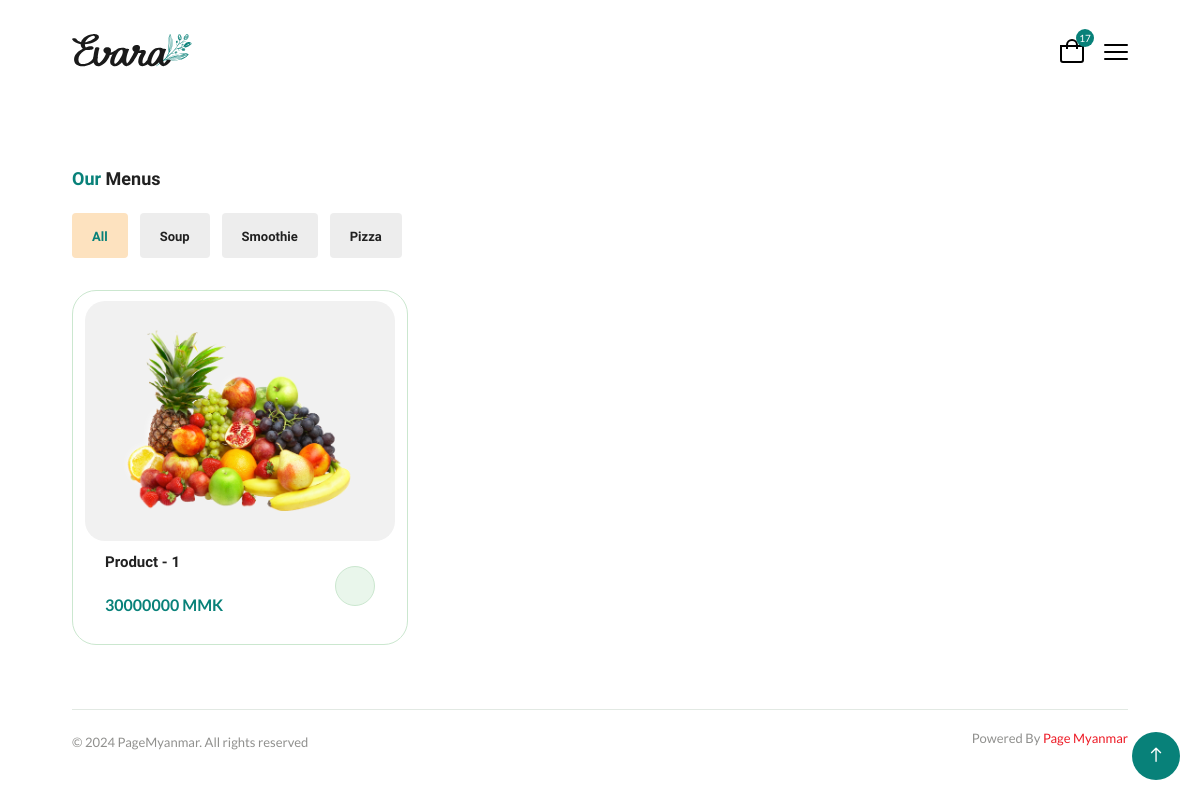
Screenshot of /order/1/ with the database file from the repository.
### app/models.py (models this page shows, shortened)
class CategoryModel(models.Model):
    name = models.CharField(max_length=200)
    created_at = models.DateTimeField(auto_now_add=True)
    updated_at = models.DateTimeField(auto_now=True)

class ProductModel(models.Model):
    name = models.CharField(max_length=200)
    image = models.ImageField(upload_to='product/')
    size = models.ManyToManyField(SizeModel)
    meat = models.ManyToManyField(MeatModel)
    spicy = models.ManyToManyField(SpicyModel)
    price = models.IntegerField(default=0,null=True,blank=True)
    stock = models.BooleanField(default=False)
    category = models.ForeignKey(CategoryModel,on_delete=models.SET_NULL,null=True,default=None)
    created_at = models.DateTimeField(auto_now_add=True)
    updated_at = models.DateTimeField(auto_now=True)

### app/views.py (the view)
# urls.py: path('order/<int:id>/',Order),
def Order(request, id):
    table = TableModel.objects.get(id=id)
    products = ProductModel.objects.all().order_by('-created_at')
    categories = CategoryModel.objects.all().order_by('-created_at')
    context = {
        "table": table,
        "products": products,
        "categories": categories,
    }
    return render(request, 'order.html',context)

### app/context_processors.py (called while the page is built)
def Counts(request):
    table_id = request.resolver_match.kwargs.get('id')  # Get `id` from the URL kwargs
    if table_id:
        table = TableModel.objects.filter(id=table_id).first()
        if table:
            cart_count = CartModel.objects.filter(table=table).count()
            return {
                'cart_count': cart_count,
                'table_id': table.id  # Pass the table_id to the context as well
            }
    return {
        'cart_count': 0,
    }

### app/templatetags/custom_permissions.py (called while the page is built)
@register.filter
def has_role_permission(user, permission_codename):
    if user.is_authenticated and hasattr(user, 'has_permission'):
        return user.has_permission(permission_codename)
    return False

### templates/order.html (shortened to what this page needs)
{% extends 'components/base.html' %}
{% block body %}
{% load static %}
<section class="products__cards section--lg container">
    <h3 class="section__title"><span>Our</span> Menus</h3>
    <div class="tab__btns">
        <span class="tab__btn active-tab" data-target="#all">All</span>
        {% for category in categories %}
        <span class="tab__btn" data-target="#category_{{category.id}}">{{category.name}}</span>
        {% endfor %}
    </div>
    <div class="tab__items">
        <div class="tab__item active-tab" content id="all">
            <div class="products__card--container grid">
                {% for product in products %}
                <div class="product__card--item" id="product__card--item-{{ product.id }}">
                    <div class="product__card--banner">
                        <div class="product__card--image">
                            <img src="{{ product.image.url }}" alt="{{ product.name }}" class="product__card--img">
                        </div>
                        <div class="product__card--content">
                            <h3 class="product__card--title">{{ product.name }}</h3>
                            <span class="product__card--price new__price">{{ product.price }} MMK</span>
                            {% if product.stock == True %}
                            <button type="button" class="action__btn cart__btn" aria-label="Add to Cart"
                                data-table-id="{{table.id}}" data-product-id="{{ product.id }}"
                                data-product-name="{{ product.name }}" data-product-price="{{ product.price }}">
                            </button>
                            {% endif %}
                        </div>
                    </div>
                </div>
                {% endfor %}
            </div>
        </div>
    </div>
</section>
{% endblock %}

### rows the page displays
CategoryModel: name "Soup"
CategoryModel: name "Smoothie"
CategoryModel: name "Pizza"
ProductModel: image (picture), name "Product - 1", price "30000000"

### other values shown
{{ cart_count }} "17"
